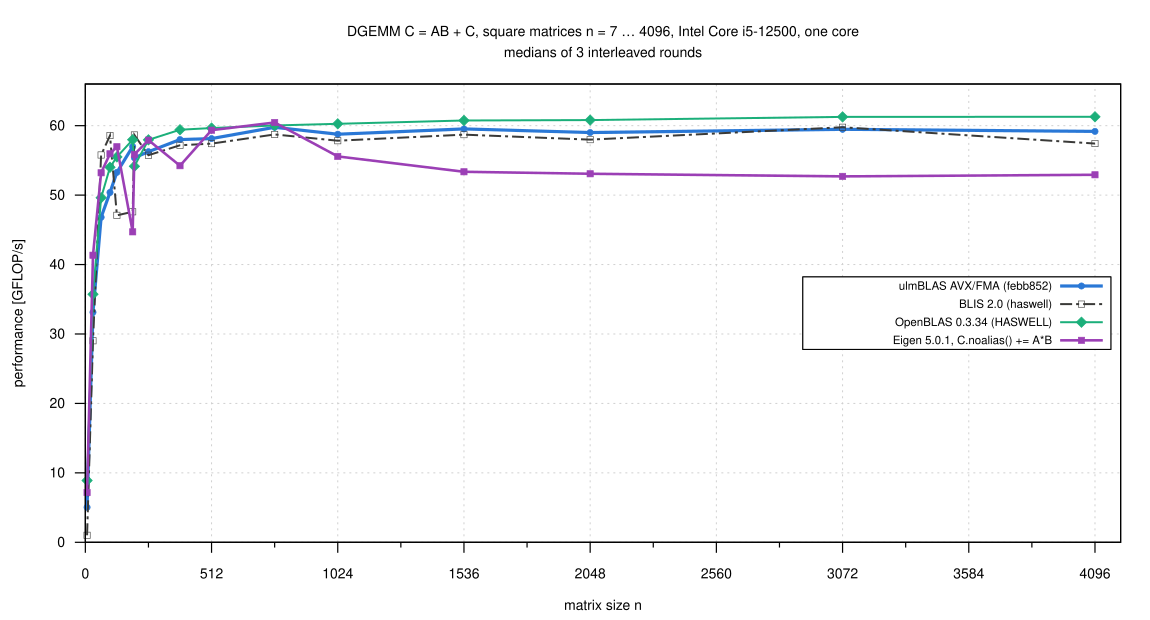

gnuplot code for this plot:
load "_style.gp"
set terminal svg size 1150,620 dynamic enhanced font "Helvetica,14" background rgb "white"
set output "dgemm_square.svg"
set title "DGEMM C = AB + C, square matrices n = 7 … 4096, Intel Core i5-12500, one core\nmedians of 3 interleaved rounds" font ",14"
set xlabel "matrix size n"
set ylabel "performance [GFLOP/s]"
set xrange [0:4200]
set xtics 0, 512, 4096
set mxtics 2
set yrange [0:66]
set key inside right center vertical font ",11.5" spacing 1.05 box opaque
plot D."dgemm_square.csv" using "n":"avx_cur"  with linespoints ls 4 title L4, \
     ""                   using "n":"blis"     with linespoints ls 7 title L7, \
     ""                   using "n":"openblas" with linespoints ls 8 title L8, \
     ""                   using "n":"eigen"    with linespoints ls 10 title L10
